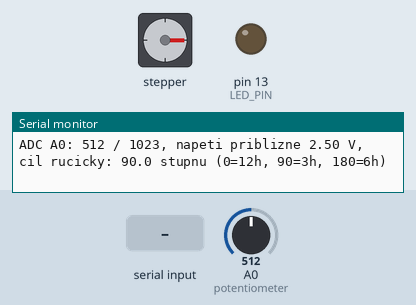
A program run on a simulated Arduino Uno, built with avr-gcc and run on an emulated ATmega328P. Shown: stepper motor, output pins drawn as LEDs (lit = HIGH), the last lines printed to the serial monitor. Wiring (from diagram.json): stepper motor driver (200 steps per turn assumed): step pin 2; direction pin 3. Inputs (shaded band) come from the test bench; at power-on: A0 (potentiometer) = 512. Pins used as bus, display or sensor lines are not drawn.

Above: at 1.2 s.
1.3 s: A0 (potentiometer) set to 900
At 3.3 s:
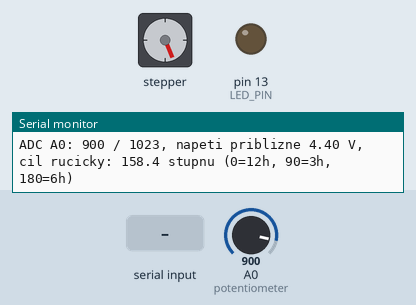
3.9 s: "zapni\n" received over Serial
At 4.5 s:
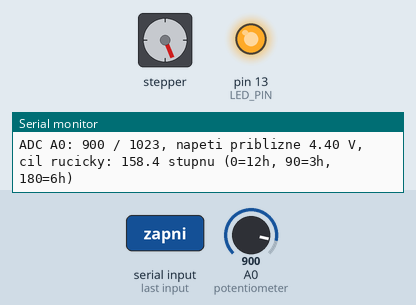
5.4 s: A0 (potentiometer) set to 122
At 7.4 s:
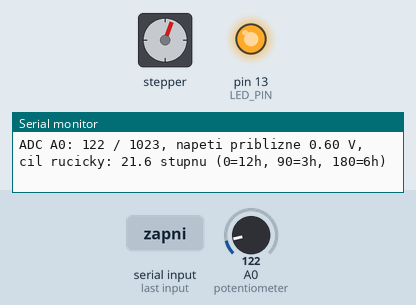
8.3 s: A0 (potentiometer) set to 54
At 10.1 s:
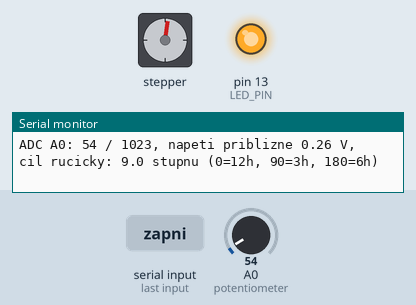
10.6 s: A0 (potentiometer) set to 1023
At 12.4 s:
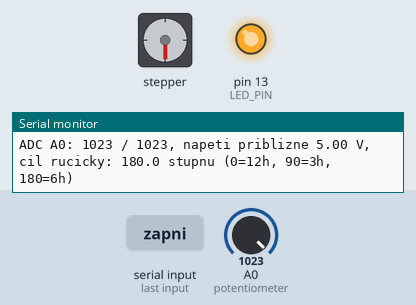
13.5 s: "vypni\n" received over Serial
At 14.2 s:
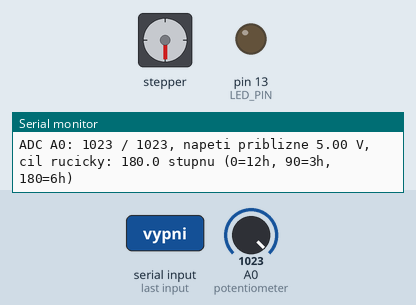
Timing chart, 0 to 16.0 s (numbered marks = the images above; inputs shaded):
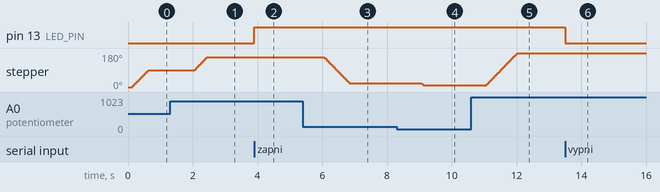

The program:

main.cpp
```cpp
/* Arduino je platforma pro tvorbu elektronickych projektu. Program bezi
 * v mikrokontroleru na desce a muze cist vstupy (napr. tlacitka nebo senzory)
 * a ovladat vystupy (napr. LED nebo motory pres vhodne zapojeni).
 * Tento projekt pouziva Arduino Uno s mikrokontrolerem ATmega328P,
 * ktere ve Wokwi simulujeme. Program piseme v C++ s knihovnami Arduino:
 * setup() pripravi desku a loop() opakovane vykonava hlavni cinnost.
 * Seriova linka zde slouzi k prijmu prikazu z pocitace a odesilani odpovedi.
 */

// Druha hodina: cteni a zpracovani radku ze seriove linky.
// Prikazy piste bez diakritiky a odesilejte klavesou Enter.
#include <Arduino.h>
#include <avr/interrupt.h>  // ISR() a vektor preruseni ADC_vect pro ATmega328P.
#include <util/atomic.h>    // ATOMIC_BLOCK: bezpecne sdileni dat s prerusenim.

/* Strucne popisy vychazeji z oficialni dokumentace Arduino:
 * Serial (begin, available, read, print, println, write):
 * https://docs.arduino.cc/language-reference/en/functions/communication/serial/
 * String (length, trim, startsWith, substring, reserve):
 * https://docs.arduino.cc/language-reference/en/variables/data-types/stringObject/
 * Rizeni pinu:
 * https://docs.arduino.cc/language-reference/en/functions/digital-io/pinmode/
 * https://docs.arduino.cc/language-reference/en/functions/digital-io/digitalwrite/
 * Zivotni cyklus programu (setup, loop):
 * https://docs.arduino.cc/language-reference/en/structure/sketch/setup/
 * https://docs.arduino.cc/language-reference/en/structure/sketch/loop/
 */

const byte LED_PIN = LED_BUILTIN;
const unsigned int MAX_DELKA = 64;
String radek = "";
bool prilisDlouhy = false;
bool ledSviti = false;
bool predchoziBylCR = false;

const byte MOTOR_STEP_PIN = 2;
const byte MOTOR_DIR_PIN = 3;
const int KROKU_PUL_OTACKY = 100;  // Motor ma 200 plnych kroku na otacku.
const unsigned long INTERVAL_KROKU_US = 10000;  // Nejvyse 100 kroku/s.
int polohaMotoru = 0;  // Ve Wokwi pocatecni poloha 0 odpovida 12 hodinam.
int cilMotoru = 0;
unsigned long posledniKrokUs = 0;
bool krokVysoky = false;

void pripravMotor() {
  pinMode(MOTOR_STEP_PIN, OUTPUT);
  pinMode(MOTOR_DIR_PIN, OUTPUT);
  digitalWrite(MOTOR_STEP_PIN, LOW);
  digitalWrite(MOTOR_DIR_PIN, HIGH);  // A4988: HIGH = po smeru hodin.
}

// A4988 provede krok na nabezne hrane STEP. Impulzy generujeme bez cekani.
// Zdroj: https://docs.wokwi.com/parts/wokwi-a4988
void obsluzMotor() {
  // micros() vraci mikrosekundy od startu, rozdil snese i preteceni casovace.
  unsigned long ted = micros();
  if (krokVysoky) {
    if (ted - posledniKrokUs >= 4) {  // STEP nechame HIGH alespon 4 us.
      digitalWrite(MOTOR_STEP_PIN, LOW);
      krokVysoky = false;
    }
    return;
  }
  if (polohaMotoru == cilMotoru || ted - posledniKrokUs < INTERVAL_KROKU_US) return;

  bool poSmeru = cilMotoru > polohaMotoru;
  digitalWrite(MOTOR_DIR_PIN, poSmeru ? HIGH : LOW);
  // DIR musi byt stabilni pred hranou STEP; kratka 1 us pauza splni predstih.
  delayMicroseconds(1);
  digitalWrite(MOTOR_STEP_PIN, HIGH);
  posledniKrokUs = micros();
  krokVysoky = true;
  polohaMotoru += poSmeru ? 1 : -1;
}

const unsigned long INTERVAL_ADC_MS = 1000;
unsigned long posledniPrevodMs = 0;
// volatile upozornuje prekladac, ze hodnoty meni i obsluha preruseni.
volatile uint16_t vysledekADC = 0;
volatile bool adcPripraven = false;

// Hardware tuto obsluhu vyvola po dokonceni kazdeho spusteneho prevodu.
// ADC je 10bitovy vysledek (0 az 1023); cteni zajisti poradi ADCL, pak ADCH.
// V ISR nevypisujeme na Serial ani necekame: pouze predame data hlavni smycce.
ISR(ADC_vect) {
  vysledekADC = ADC;
  adcPripraven = true;
}

// Nastaveni registru plati pro Arduino Uno s ATmega328P.
// Zdroj: Microchip, ATmega328P datasheet, kapitola Analog-to-Digital Converter:
// https://ww1.microchip.com/downloads/en/DeviceDoc/Atmel-7810-Automotive-Microcontrollers-ATmega328P_Datasheet.pdf
void pripravADC() {
  ADCSRA = 0;  // Pri konfiguraci vypneme prevodnik a jeho preruseni.
  ADMUX = _BV(REFS0);  // Reference AVcc (na Unu 5 V), kanal ADC0 = pin A0.
  ADCSRB = 0;  // Nepouzivame automaticke spousteni prevodu.
  DIDR0 |= _BV(ADC0D);  // Vypneme nepotrebny digitalni vstupni buffer na A0.
  // ADEN zapne ADC, ADIE povoli preruseni, ADIF=1 smaze stary priznak.
  // Delicka 128: z 16 MHz vznikne takt ADC 125 kHz.
  ADCSRA = _BV(ADEN) | _BV(ADIE) | _BV(ADIF)
          | _BV(ADPS2) | _BV(ADPS1) | _BV(ADPS0);
  ADCSRA |= _BV(ADSC);  // ADSC spusti prvni prevod; na vysledek necekame.
  posledniPrevodMs = millis();
}

void obsluzADC() {
  uint16_t hodnota = 0;
  bool noveMereni = false;
  // Uno je 8bitove: cteni 16bitove hodnoty musi byt chranene pred ISR.
  // Blok docasne zakaze preruseni a pak obnovi jejich puvodni stav.
  ATOMIC_BLOCK(ATOMIC_RESTORESTATE) {
    if (adcPripraven) {
      hodnota = vysledekADC;
      adcPripraven = false;
      noveMereni = true;
    }
  }
  if (noveMereni) {
    // Rozsah ADC 0..1023 prevedeme na 0..100 kroku, tj. uhel 0..180 stupnu.
    // Nasobime jako unsigned long, aby na 16bitovem AVR nepreteklo mezicislo.
    cilMotoru = (static_cast<unsigned long>(hodnota) * KROKU_PUL_OTACKY + 511UL) / 1023UL;
    Serial.print(F("ADC A0: "));
    Serial.print(hodnota);
    Serial.print(F(" / 1023, napeti priblizne "));
    Serial.print(hodnota * (5.0 / 1023.0), 2);
    Serial.print(F(" V, cil rucicky: "));
    Serial.print(cilMotoru * 1.8, 1);
    Serial.println(F(" stupnu (0=12h, 90=3h, 180=6h)"));
  }
  // millis() vraci milisekundy od startu. Rozdil funguje i pri preteceni casu.
  unsigned long ted = millis();
  if (ted - posledniPrevodMs >= INTERVAL_ADC_MS && !(ADCSRA & _BV(ADSC))) {
    posledniPrevodMs = ted;
    ADCSRA |= _BV(ADSC);
  }
}

// Vlastni funkce programu: vypise podporovane prikazy.
void napoveda() {
  // println(data) vypise data jako text a prida konec radku CRLF.
  // F("text") je makro: na Unu ponecha konstantni text ve flash a setri RAM.
  // Viz take dokumentace Serial.print(), cast o F():
  // https://docs.arduino.cc/language-reference/en/functions/communication/serial/print/
  Serial.println(F("Prikazy: pomoc, zapni, vypni, stav, echo TEXT"));
}

// Vlastni funkce programu: potvrdi prijem a provede prikaz z celeho radku.
void zpracujRadek(String prikaz) {
  // Automaticke echo potvrdi prijem i u prazdneho nebo neznameho prikazu.
  // print(data) vypise text bez pridani konce radku; cisla formatuje jako text.
  // print(), println() i write() vraceji pocet zapsanych bajtu (zde jej nepouzivame).
  Serial.print(F("Prijato: ["));
  Serial.print(prikaz);
  Serial.println(F("]"));
  // trim() upravi primo tento String: odstrani krajni bile znaky, nejen mezery.
  prikaz.trim();
  // length() vraci delku obsahu bez ukoncovaci nuly; na Unu jde o pocet bajtu.
  // Znak s diakritikou v UTF-8 muze zabirat vice bajtu.
  if (prikaz.length() == 0) return;

  if (prikaz == "pomoc") {
    napoveda();
  } else if (prikaz == "zapni" || prikaz == "vypni") {
    ledSviti = (prikaz == "zapni");
    // digitalWrite(pin, hodnota) nastavi vystup na HIGH nebo LOW.
    digitalWrite(LED_PIN, ledSviti ? HIGH : LOW);
    Serial.println(ledSviti ? F("LED zapnuta.") : F("LED vypnuta."));
  } else if (prikaz == "stav") {
    Serial.println(ledSviti ? F("LED sviti.") : F("LED nesviti."));
  } else if (prikaz.startsWith("echo ")) {  // startsWith(prefix) overi zacatek textu.
    Serial.print(F("Prijaty text: "));
    // substring(od) vrati novy String od indexu 5 do konce; indexy jsou od nuly.
    Serial.println(prikaz.substring(5));
  } else {
    Serial.print(F("Neznamy prikaz: "));
    Serial.println(prikaz);
    napoveda();
  }
}

// setup() zavola Arduino jednou po zapnuti nebo resetu; pripravuje hardware.
void setup() {
  pripravMotor();
  pinMode(LED_PIN, OUTPUT);  // pinMode(pin, rezim) nastavi pin jako vystup.
  digitalWrite(LED_PIN, LOW);  // LOW na vystupnim pinu zde zhasne vestavenou LED.
  Serial.begin(9600);  // begin(rychlost) spusti seriovou linku na 9600 bit/s, vychozi 8N1.
  // reserve(kapacita) predem vyhradi pamet pro String, obsah ani delku nemeni.
  // Neni to limit delky: ten hlidame sami v loop().
  radek.reserve(MAX_DELKA);
  Serial.println(F("Cteni seriove linky je pripraveno (9600 baud)."));
  napoveda();
  pripravADC();  // Globalni preruseni uz zapnulo jadro Arduino pred setup().
}

// loop() Arduino po setup() vola stale dokola, dokud deska bezi.
void loop() {
  obsluzMotor();
  obsluzADC();
  // available() vraci pocet bajtu cekajicich ve vstupnim seriovem bufferu.
  // Bez cekani na cely radek muze Arduino mezitim delat i jinou praci.
  while (Serial.available() > 0) {
    // read() odebere jeden bajt a vrati jej jako int; bez dat vraci -1.
    // Zde uz available() potvrdilo data, takze hodnotu ulozime do char.
    char znak = Serial.read();
    // Enter muze poslat CR, LF nebo CRLF. CRLF zpracujeme jen jednou.
    if (znak == '\n' && predchoziBylCR) {
      predchoziBylCR = false;
      continue;
    }
    predchoziBylCR = (znak == '\r');

    if (znak == '\n' || znak == '\r') {
      Serial.println();  // Varianta bez argumentu posle pouze konec radku CRLF.
      if (prilisDlouhy) {
        Serial.println(F("Chyba: radek ma vice nez 64 znaku. Posli kratsi."));
      } else {
        zpracujRadek(radek);
      }
      radek = "";
      prilisDlouhy = false;
    } else if (!prilisDlouhy) {
      // Echo kazdeho znaku funguje jeste pred Enterem.
      // write(bajt) odesle puvodni bajt bez prevodu na cislice a bez konce radku.
      Serial.write(znak);
      if (radek.length() < MAX_DELKA) {
        radek += znak;
      } else {
        // Zbytek dlouheho radku zahodime, aby se nestal dalsim prikazem.
        prilisDlouhy = true;
      }
    }
  }
}
```

Measured:
- after the input at 1.3 s, stepper: turns 68° clockwise in 0.38 s, starting after 0.76 s
- after the input at 3.9 s, pin 13 (LED_PIN): LOW → HIGH at once
- after the input at 5.4 s, stepper: turns 137° counter-clockwise in 0.77 s, starting after 0.66 s
- after the input at 8.3 s, stepper: turns 12° counter-clockwise, starting after 0.76 s
- after the input at 10.6 s, stepper: turns 171° clockwise in 0.96 s, starting after 0.46 s
- after the input at 13.5 s, pin 13 (LED_PIN): HIGH → LOW at once
- by itself, stepper: turns 90° clockwise in 0.50 s
